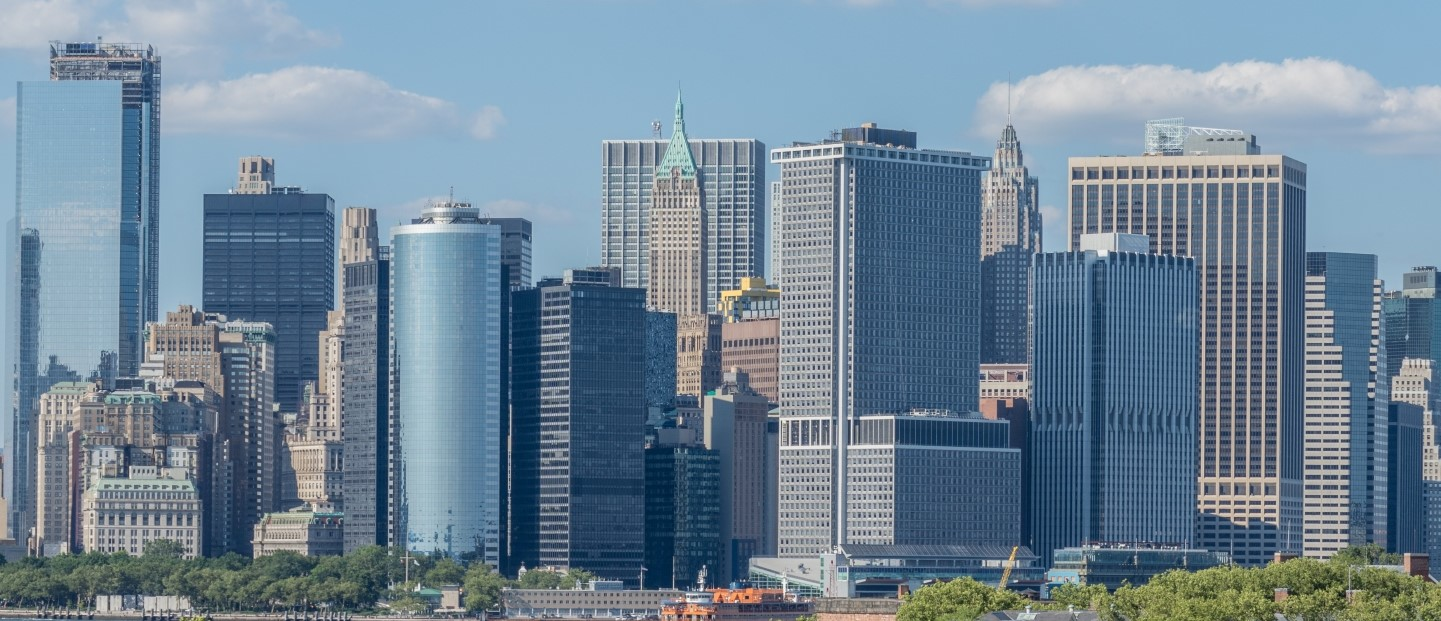
#> input picture CS 5363/Tests/Galindo_Oscar_Exam1/new york.jpg, 1441 x 621 px
$ python is_building_start.py   (older library calls are emulated)
#> lines starting #> are read from the running program, lines starting #| are printed output that depends on the picture
#> further down, img is the input picture: shape (621, 1441, 3); mean R, G, B 111.8, 133.5, 150.6
import matplotlib.pyplot as plt
import numpy as np
from scipy import signal

def histogram_of_gradients(img,bins=12):
#> called with bins = 8
    hog = []
    gray_conv = np.array([0.2989,0.5870,0.1140]).reshape(1,1,3)
    im = np.sum(img*gray_conv,axis=2)
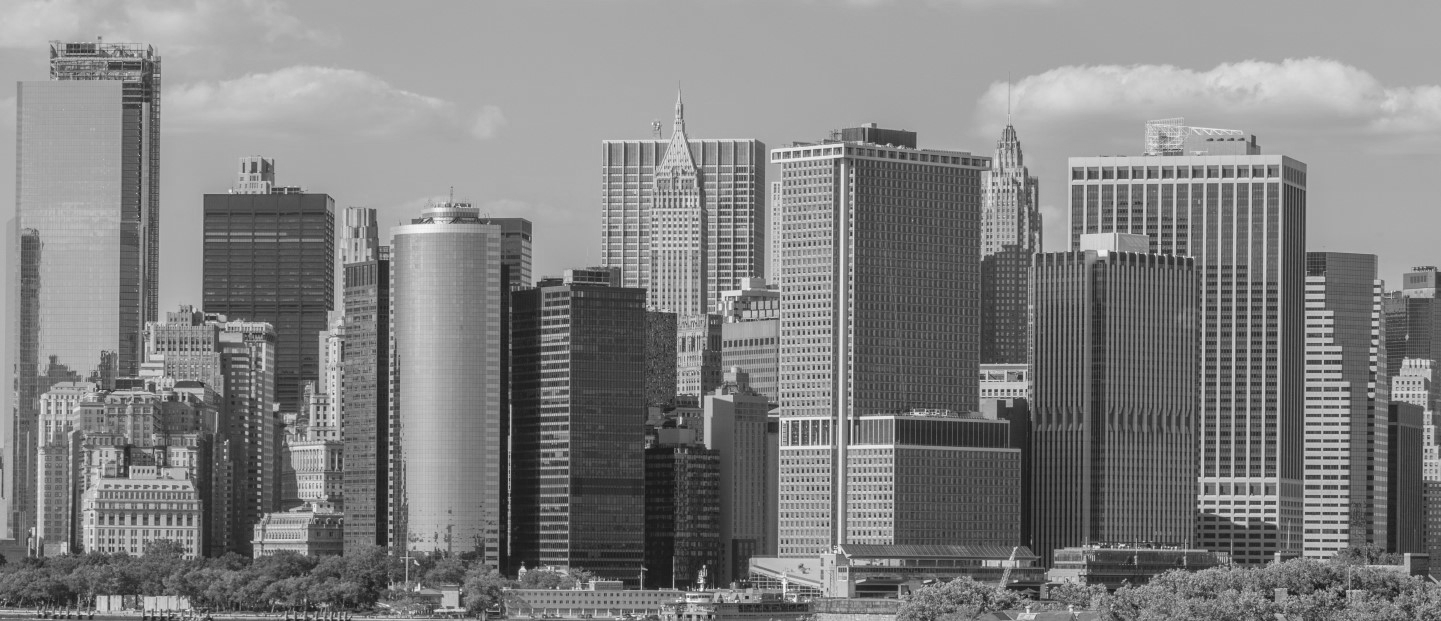
#> im: shape (621, 1441) float64; min 10.31, max 248.2, mean 129
    f1 = np.array([[-1,0,1],[-2,0,2],[-1,0,1]])
    gh = signal.correlate2d(im, f1, mode='same')
    gv = signal.correlate2d(im, f1.T, mode='same')
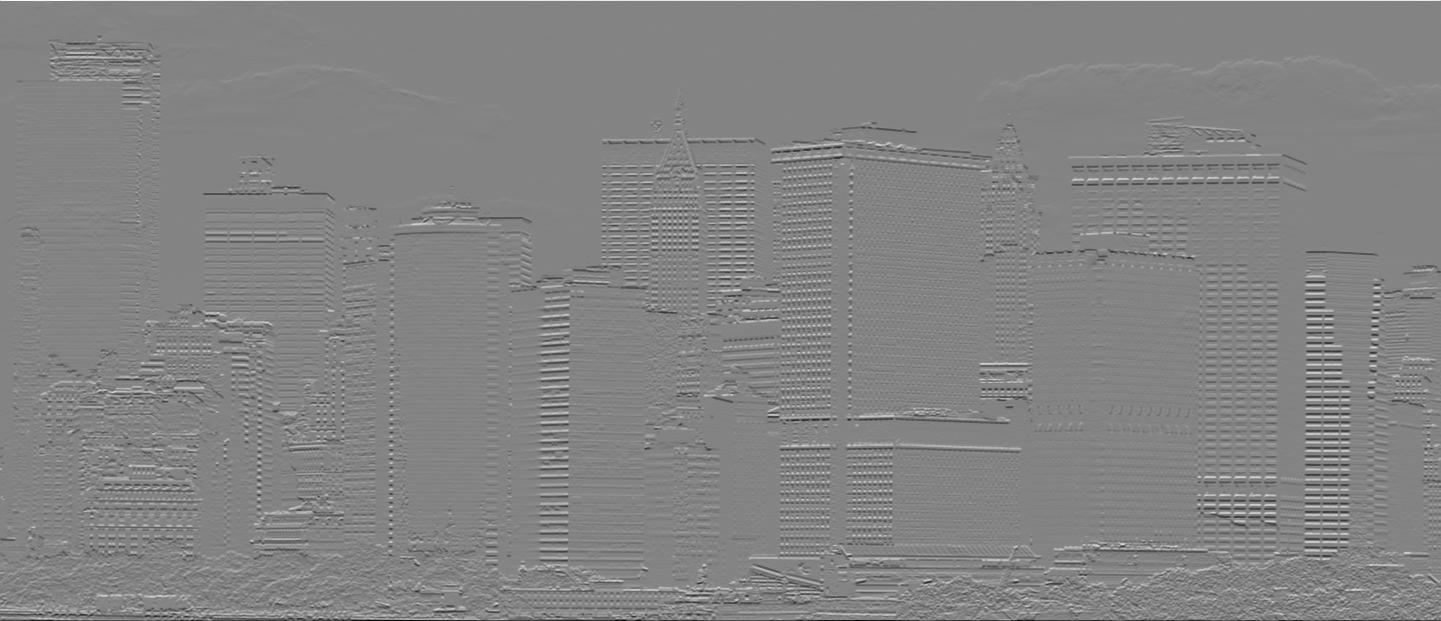
#> gv: shape (621, 1441) float64; min -874.6, max 816.2, mean -0.4; drawn with min black and max white
    g_mag = np.sqrt(gv**2+gh**2)
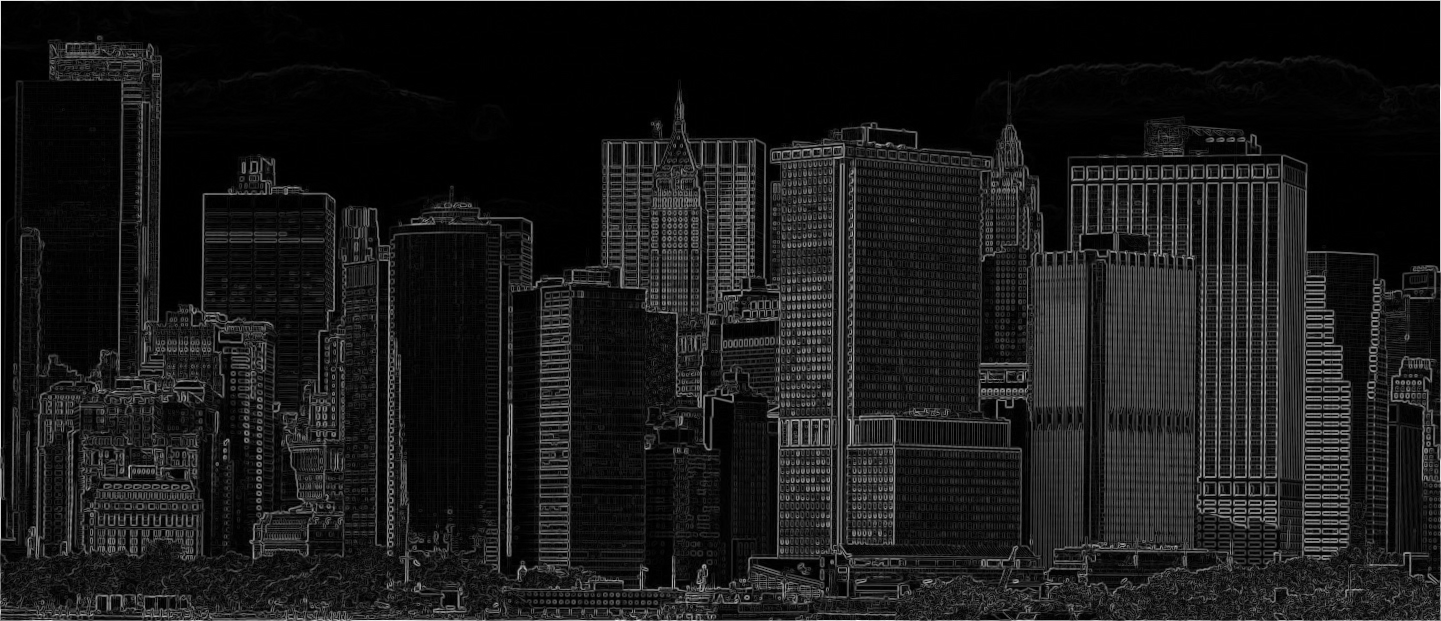
#> g_mag: shape (621, 1441) float64; min 0, max 875.2, mean 86.6; drawn with min black and max white
    g_dir = np.arctan2(gv,gh)
    bin_size = 2*np.pi/bins
    g_dir_bin = ((g_dir+np.pi+bin_size/2)/bin_size).astype(np.int)%bins
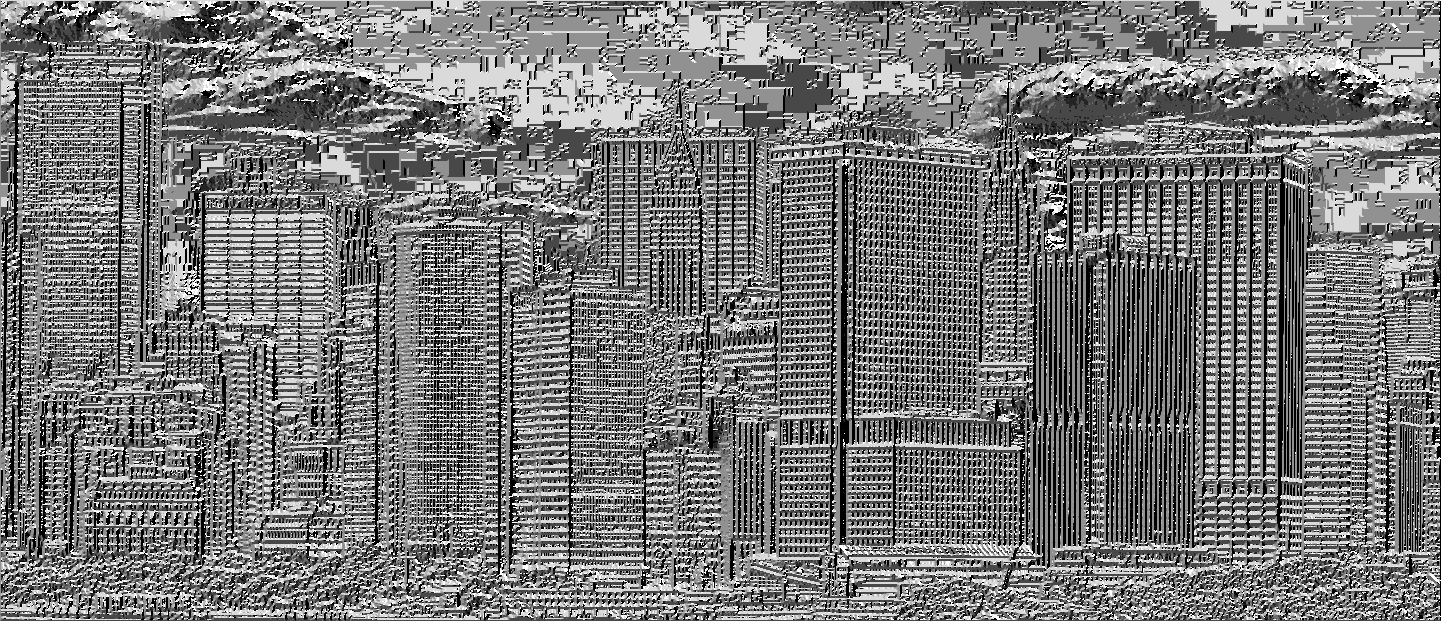
#> g_dir_bin: shape (621, 1441) int64; min 0, max 7, mean 3.29; drawn with min black and max white
    for i in range(bins):
        hog.append(np.sum(g_mag[g_dir_bin==i]))
#> after the loop, hog = [19426334.9, 4103147.4, 11197848.1, 4676543.9, 18406849.1, 4716200.1, 10840166.3, 4087613]
    return np.array(hog)/im.shape[0]/im.shape[1]

if __name__ == "__main__":
    plt.close('all')

    files = ['new york.jpg', 'toronto.jpg', 'buildings.jpg','toronto3.jpg']
    files = files+['landscape1.jpg','landscape2.jpg','landscape3.jpg','landscape4.jpg']
    bins = 8
    for file in files:
        img = plt.imread(file)
        hog = histogram_of_gradients(img,bins=bins)
#> hog = [21.71, 4.59, 12.51, 5.23, 20.57, 5.27, 12.11, 4.57]
        man_angles = np.sum(hog[0::2],axis=0)
#> man_angles = 66.91
        non_man_angles = np.sum(hog[1::2],axis=0)
#> non_man_angles = 19.65
        if(man_angles > 2*non_man_angles):
            print(f"Man made shape is {file}")
        fig, ax = plt.subplots(2,figsize=(8,8))
        ax[0].imshow(img)
        ax[1].plot(np.arange(bins)*360/bins,hog)
        ax[1].set_ylim([0,np.amax(hog)*1.1])
#> pass 2 of the loop `for file in files:`:
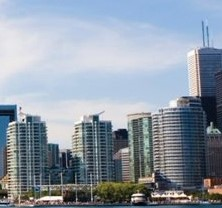
#> input picture CS 5363/Tests/Galindo_Oscar_Exam1/toronto.jpg, 222 x 208 px
#> img is the input picture: shape (208, 222, 3); mean R, G, B 141.4, 152.4, 165.3
#> gray_conv = [[0.299, 0.587, 0.114]]
#> im: shape (208, 222) float64
#> f1 = [[-1, 0, 1], [-2, 0, 2], [-1, 0, 1]]
#> gh: shape (208, 222) float64
#> gv: shape (208, 222) float64
#> g_mag: shape (208, 222) float64
#> in histogram_of_gradients (call 2), `g_dir = np.arctan2(gv,gh)`:
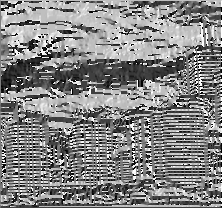
#> g_dir: shape (208, 222) float64; min -3.14, max 3.14, mean 0.125; drawn with min black and max white
#> bin_size = 0.785
#> in histogram_of_gradients (call 2), `g_dir_bin = ((g_dir+np.pi+bin_size/2)/bin_size).astype(np.int)%bins`:
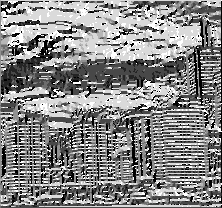
#> g_dir_bin: shape (208, 222) int64; min 0, max 7, mean 3.72; drawn with min black and max white
#> after the loop in histogram_of_gradients (call 2), `for i in range(bins):`: hog = [580506.2, 372622.4, 964449.1, 319551.7, 595414.9, 299762.6, 944028.4, 324268.5]
#> `hog = histogram_of_gradients(img,bins=bins)`: hog = [12.57, 8.07, 20.89, 6.92, 12.89, 6.49, 20.44, 7.02]
#> man_angles = 66.8
#> non_man_angles = 28.5
#> pass 3 of the loop `for file in files:`:
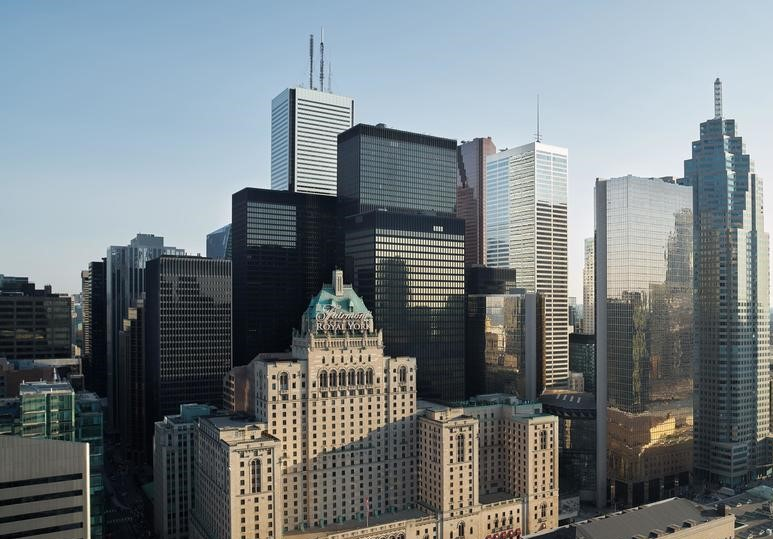
#> input picture CS 5363/Tests/Galindo_Oscar_Exam1/buildings.jpg, 773 x 539 px
#> img is the input picture: shape (539, 773, 3); mean R, G, B 116.9, 125.2, 128.8
#> im: shape (539, 773) float64
#> gh: shape (539, 773) float64
#> gv: shape (539, 773) float64
#> in histogram_of_gradients (call 3), `g_mag = np.sqrt(gv**2+gh**2)`:
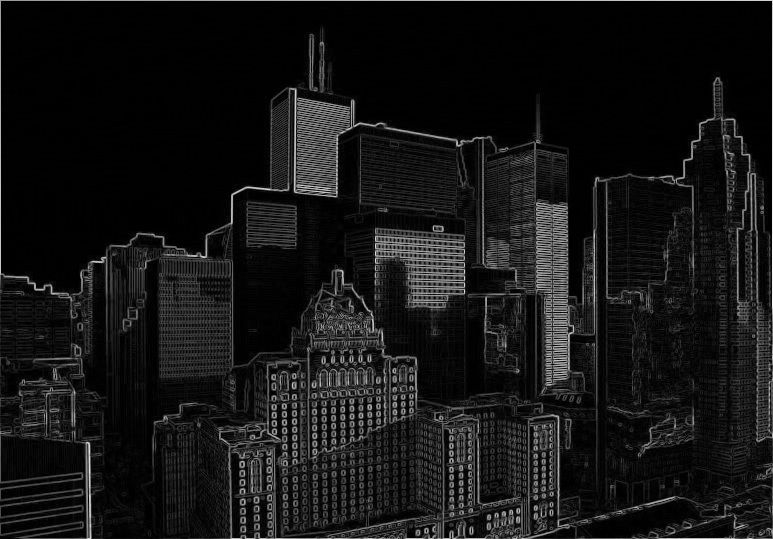
#> g_mag: shape (539, 773) float64; min 0, max 988.8, mean 82.9; drawn with min black and max white
#> g_dir: shape (539, 773) float64
#> in histogram_of_gradients (call 3), `g_dir_bin = ((g_dir+np.pi+bin_size/2)/bin_size).astype(np.int)%bins`:
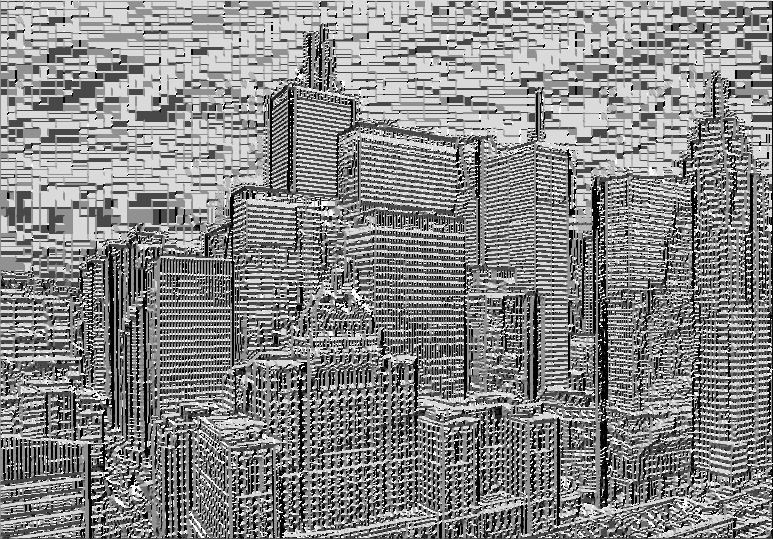
#> g_dir_bin: shape (539, 773) int64; min 0, max 7, mean 3.74; drawn with min black and max white
#> after the loop in histogram_of_gradients (call 3), `for i in range(bins):`: hog = [6053508.6, 2533605.9, 6515986.5, 2182063.3, 6369692.5, 2036315.3, 6762271.4, 2073127.7]
#> `hog = histogram_of_gradients(img,bins=bins)`: hog = [14.53, 6.08, 15.64, 5.24, 15.29, 4.89, 16.23, 4.98]
#> man_angles = 61.69
#> non_man_angles = 21.18
#> (the run stopped early here; a loop or call above may not have finished)
